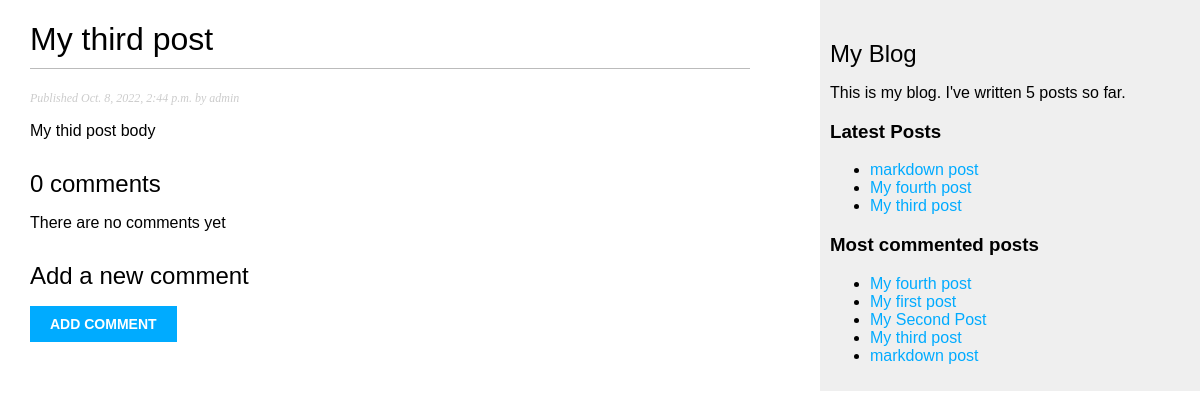
Screenshot of /blog/2022/10/8/my-third-post/ with the database file from the repository.
### blog/models.py (models this page shows, shortened)
class Post(models.Model):
    STATIC_CHOICES = (
        ('draft','Draft'),
        ('published','Published')
    )
    title = models.CharField(max_length=250)
    slug = models.SlugField(max_length=250,unique_for_date='publish')
    author = models.ForeignKey(User,on_delete=models.CASCADE,related_name='blog_posts')
    body = models.TextField()
    publish = models.DateTimeField(default=timezone.now)
    created = models.DateTimeField(auto_now_add=True)
    updated = models.DateTimeField(auto_now=True)
    status = models.CharField(max_length=10,choices=STATIC_CHOICES,default='draft')
    objects = models.Manager() # the default manager
    published = PublishedManager() # our custom manager
    tags = TaggableManager()
    class Meta:
        ordering = ('-publish',)
    def get_absolute_url(self):
        return reverse(
            'blog:post_detail',
            args=[
                self.publish.year,
                self.publish.month,
                self.publish.day,
                self.slug
            ]
        )

### blog/views.py (the view, shortened to what this page needs)
def post_detail(request,year,month,day,post):
    post = get_object_or_404(
        Post,
        slug=post,
        status='published',
        publish__year=year,
        publish__month=month,
        publish__day=day
    )
    comments = post.comments.filter(active=True)
    new_comment = None
    comment_form = None
    context = {
        'post': post,
        'comments': comments,
        'new_comment': new_comment,
        'comment_form': comment_form
    }
    template = 'blog/post/detail.html'
    return render(request,template,context)

### blog/models.py (called while the page is built)
    def get_queryset(self):
        return super(PublishedManager,self).get_queryset().filter(status='published')

### blog/templatetags/blog_tags.py (called while the page is built)
@register.filter(name='markdown')
def markdown_format(text):
    return mark_safe(markdown.markdown(text))

@register.simple_tag
def total_posts():
    return Post.published.count()

@register.inclusion_tag('blog/post/latest_posts.html')
def show_latest_posts(count=3):
    latest_posts = Post.published.order_by('-publish')[:count]
    return {'latest_posts': latest_posts}

@register.simple_tag
def get_most_commented_posts(count=5):
    return Post.published.annotate(
        total_comments=Count('comments')
    ).order_by('-total_comments')[:count]

### blog/templates/blog/post/detail.html (shortened to what this page needs)
{% extends "blog/base.html" %}
{% load blog_tags %}
{% block content %}
    <h1>{{ post.title }}</h1>
    <p class="date">
        Published {{ post.publish }} by {{ post.author }}
    </p>
    {{ post.body|markdown }}
    {% with comments.count as total_comments %}
        <h2>
            {{ total_comments }} comment{{ total_comments|pluralize }}
        </h2>
    {% endwith %}
    {% for comment in comments %}
        <div class="comment">
            <p class="info">
                Comment {{ forloop.counter }} by {{ comment.name }}
                {{ comment.created }}
            </p>
            {{ comment.body|linebreaks }}
        </div>
        {% empty %}
        <p>There are no comments yet</p>
    {% endfor %}
    {% if new_comment %}
        <h2>Your comment has been added.</h2>
    {% else %}
        <h2>Add a new comment</h2>
        <form method="POST">
            <p><input type="submit" value="Add comment"></p>
        </form>
    {% endif %}
{% endblock %}

### blog/templates/blog/base.html (shortened to what this page needs)
{% load blog_tags %}
{% load static %}
<!DOCTYPE html>
<html>
<head>
    <link href="{% static 'css/blog.css' %}" rel="stylesheet">
</head>
<body>
    <div id="content">
        {% block content %}
        {% endblock %}
    </div>
    <div id="sidebar">
        <h2>My Blog</h2>
        <p>This is my blog. I've written {% total_posts %} posts so far.</p>
        <h3>Latest Posts</h3>
        {% show_latest_posts %}
        <h3>Most commented posts</h3>
        {% get_most_commented_posts as most_commented_posts %}
        <ul>
            {% for post in most_commented_posts %}
                <li>
                    <a href="{{ post.get_absolute_url }}">{{ post.title }}</a>
                </li>
            {% endfor %}
        </ul>
    </div>
</body>
</html>

### blog/templates/blog/post/latest_posts.html
<ul>
    {% for post in latest_posts %}
        <li>
            <a href="{{ post.get_absolute_url }}">{{ post.title }}</a>
        </li>
    {% endfor %}
</ul>

### blog/static/css/blog.css (style rules this page uses)
body { margin:0; padding:0; font-family:helvetica, sans-serif; }
a { color:#00abff; text-decoration:none; }
h1 { font-weight:normal; border-bottom:1px solid #bbb; padding:0 0 10px 0; }
h2 { font-weight:normal; margin:30px 0 0; }
#content { float:left; width:60%; padding:0 0 0 30px; }
#sidebar { float:right; width:30%; padding:10px; background:#efefef; height:100%; }
p.date { color:#ccc; font-family: georgia, serif; font-size: 12px; font-style: italic; }
input, textarea { clear:both; float:left; margin:0 0 10px; background:#ededed; border:0; padding:6px 10px; font-size:12px; }
input[type=submit] { font-weight:bold; background:#00abff; color:#fff; padding:10px 20px; font-size:14px; text-transform:uppercase; }

### rows the page displays
Post: title "My third post", publish "Oct. 8, 2022, 2:44 p.m.", author "admin", body "My thid post body"
Post: title "markdown post"
Post: title "My fourth post"
Post: title "My first post"
Post: title "My Second Post"

### other values shown
{{ total_comments }} "0"
